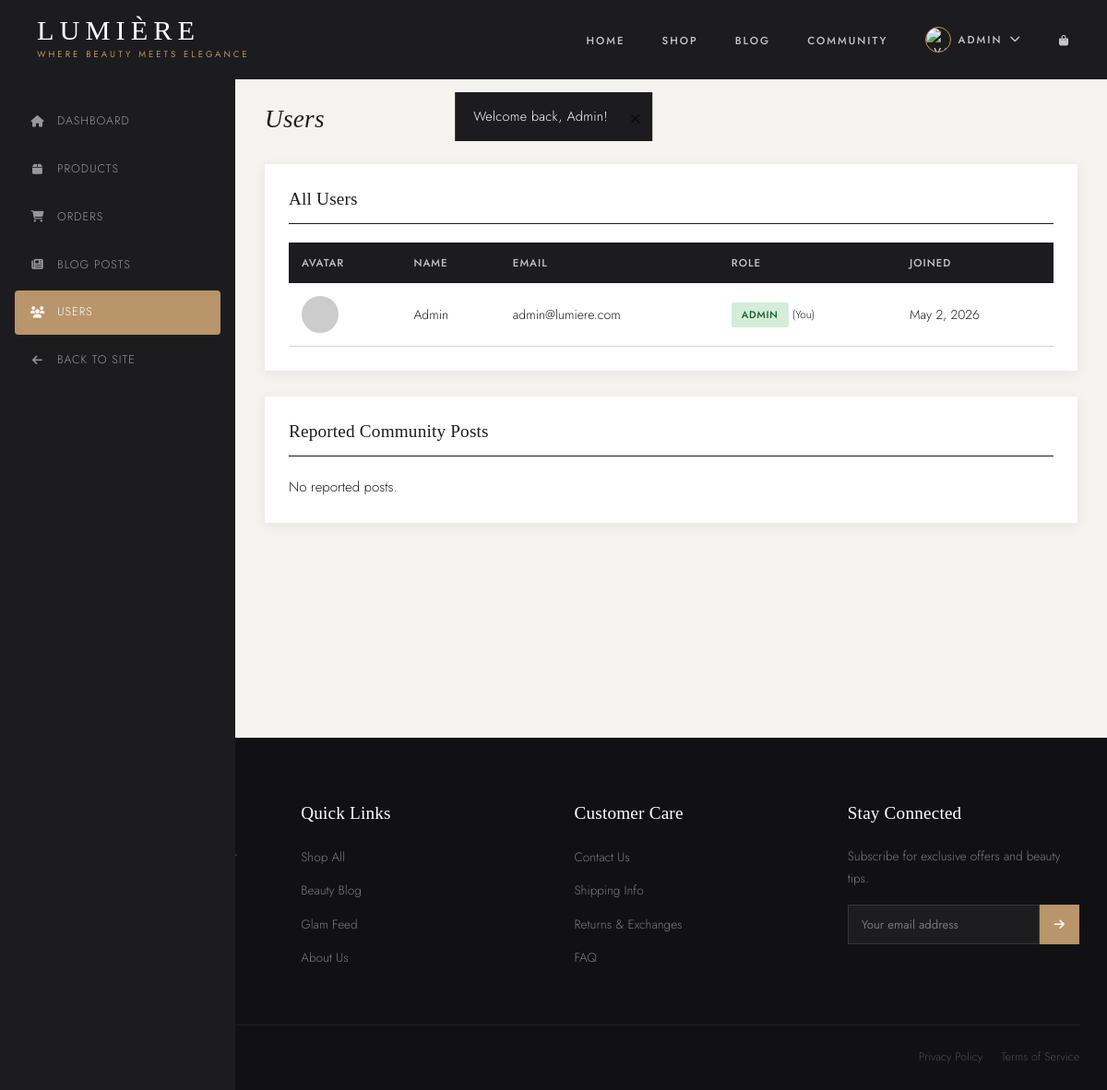
The page /admin/users.php (signed in) on the database its author committed.
### tables this page shows
CREATE TABLE users (
    id INT PRIMARY KEY AUTO_INCREMENT,
    name VARCHAR(100) NOT NULL,
    email VARCHAR(255) NOT NULL UNIQUE,
    password VARCHAR(255) NOT NULL,
    avatar VARCHAR(255) DEFAULT 'default-avatar.png',
    bio TEXT,
    role ENUM('user', 'admin') DEFAULT 'user',
    created_at TIMESTAMP DEFAULT CURRENT_TIMESTAMP
);

### includes/db.php (called while the page is built, shortened)
<?php
function h($string) {
    return htmlspecialchars($string, ENT_QUOTES, 'UTF-8');
}

### admin/users.php (the view, shortened to what this page needs)
<?php
require_once '../includes/db.php';
$stmt = $pdo->query("SELECT * FROM users ORDER BY created_at DESC");
$users = $stmt->fetchAll();
$stmt = $pdo->query("
    SELECT c.*, u.name as author_name
    FROM community c
    JOIN users u ON c.user_id = u.id
    WHERE c.reported = 1
    ORDER BY c.created_at DESC
");
$reportedPosts = $stmt->fetchAll();
require_once '../includes/header.php';
?>
<div class="admin-layout">
    <aside class="admin-sidebar">
        <ul class="admin-sidebar-menu">
            <li><a href="dashboard.php"><i class="fas fa-home"></i> Dashboard</a></li>
            <li><a href="products.php"><i class="fas fa-box"></i> Products</a></li>
            <li><a href="orders.php"><i class="fas fa-shopping-cart"></i> Orders</a></li>
            <li><a href="blogs.php"><i class="fas fa-newspaper"></i> Blog Posts</a></li>
            <li><a href="users.php" class="active"><i class="fas fa-users"></i> Users</a></li>
            <li><a href="../index.php"><i class="fas fa-arrow-left"></i> Back to Site</a></li>
        </ul>
    </aside>
    <div class="admin-main">
        <div class="admin-header">
            <h1>Users</h1>
        </div>
        <div class="admin-card">
            <h3>All Users</h3>
            <table class="admin-table">
                <thead>
                    <tr>
                        <th>Avatar</th>
                        <th>Name</th>
                        <th>Email</th>
                        <th>Role</th>
                        <th>Joined</th>
                    </tr>
                </thead>
                <tbody>
                    <?php foreach ($users as $user): ?>
                    <tr>
                        <td>
                            <img src="../uploads/avatars/<?php echo h($user['avatar']); ?>"
                                 alt="<?php echo h($user['name']); ?>"
                                 style="width: 40px; height: 40px; border-radius: 50%; object-fit: cover;"
                                 onerror="this.src='https://placehold.co/40x40/f5f0e8/c9a84c?text=U'">
                        </td>
                        <td><?php echo h($user['name']); ?></td>
                        <td><?php echo h($user['email']); ?></td>
                        <td>
                            <?php if ($user['id'] == $_SESSION['user_id']): ?>
                                <span class="status-badge status-delivered"><?php echo ucfirst($user['role']); ?></span>
                                <small style="color: var(--color-gray);">(You)</small>
                            <?php endif; ?>
                        </td>
                        <td><?php echo date('M j, Y', strtotime($user['created_at'])); ?></td>
                    </tr>
                    <?php endforeach; ?>
                </tbody>
            </table>
        </div>
        <div class="admin-card" id="community">
            <h3>Reported Community Posts</h3>
            <?php if (empty($reportedPosts)): ?>
            <p style="color: var(--color-gray);">No reported posts.</p>
            <?php endif; ?>
        </div>
    </div>
</div>
<?php require_once '../includes/footer.php'; ?>

### css/style.css (style rules this page uses)
:root { --ivory: #FAF7F2; --charcoal: #1C1C1E; --charcoal-2: #2C2C2E; --rose-gold: #B8956A; --rose-gold-lt: #C9A96E; --blush: #F2E8E1; --blush-dark: #E8D5C8; --white: #FFFFFF; --muted: #8A8A8E; --muted-light: #D1D1D6; --success: #34A853; --error: #C0392B; --warning: #E67E22; --font-head: 'Cormorant Garamond', Georgia, serif; --font-body: 'Jost', 'Helvetica Neue', sans-serif; --ease: cubic-bezier(0.25, 0.46, 0.45, 0.94); --trans: all 0.35s var(--ease); --shadow-sm: 0 2px 12px rgba(28,28,30,0.07); --shadow-md: 0 8px 32px rgba(28,28,30,0.12); --shadow-lg: 0 20px 60px rgba(28,28,30,0.15); }
*, *::before, *::after { margin: 0; padding: 0; box-sizing: border-box; }
html { scroll-behavior: smooth; }
body { font-family: var(--font-body); font-weight: 300; font-size: 15px; line-height: 1.75; color: var(--charcoal); background-color: var(--ivory); -webkit-font-smoothing: antialiased; }
a { text-decoration: none; color: inherit; transition: var(--trans); }
ul { list-style: none; }
img { max-width: 100%; height: auto; display: block; }
h1, h2, h3, h4, h5, h6 { font-family: var(--font-head); font-weight: 400; line-height: 1.25; color: var(--charcoal); letter-spacing: 0.01em; }
h1 { font-size: clamp(2.8rem, 6vw, 5rem); }
h3 { font-size: clamp(1.5rem, 2.5vw, 2rem); }
.admin-layout { display: flex; min-height: 100vh; padding-top: 80px; }
.admin-sidebar { width: 255px; background: var(--charcoal); padding: 28px 0; position: fixed; top: 80px; left: 0; bottom: 0; overflow-y: auto; }
.admin-sidebar-menu { padding: 0 16px; }
.admin-sidebar-menu li { margin-bottom: 4px; }
.admin-sidebar-menu a { display: flex; align-items: center; gap: 12px; padding: 13px 16px; color: rgba(255,255,255,0.55); font-size: 0.78rem; letter-spacing: 1px; text-transform: uppercase; border-radius: 4px; transition: var(--trans); }
.admin-sidebar-menu a:hover, .admin-sidebar-menu a.active { background: var(--rose-gold); color: var(--white); }
.admin-sidebar-menu i { width: 18px; text-align: center; }
.admin-main { flex: 1; margin-left: 255px; padding: 32px; background: #F5F3EF; }
.admin-header { display: flex; justify-content: space-between; align-items: center; margin-bottom: 32px; }
.admin-header h1 { font-size: 1.7rem; font-style: italic; }
.admin-card { background: var(--white); padding: 26px; margin-bottom: 28px; box-shadow: var(--shadow-sm); }
.admin-card h3 { margin-bottom: 20px; padding-bottom: 14px; border-bottom: 1.5px solid var(--charcoal); font-size: 1.2rem; }
.admin-table { width: 100%; border-collapse: collapse; }
.admin-table th { text-align: left; padding: 12px 14px; background: var(--charcoal); color: rgba(255,255,255,0.75); font-weight: 500; font-size: 0.72rem; letter-spacing: 1px; text-transform: uppercase; }
.admin-table td { padding: 14px; border-bottom: 1px solid var(--muted-light); vertical-align: middle; font-size: 0.88rem; }
.admin-table img { width: 46px; height: 46px; object-fit: cover; }
.status-badge { display: inline-block; padding: 4px 11px; font-size: 0.68rem; font-weight: 500; letter-spacing: 0.8px; text-transform: uppercase; border-radius: 2px; }
.status-delivered { background: #D4EDDA; color: #155724; }

### rows shown on the page
users: name "Admin", email "admin@lumiere.com", role "ADMIN", created_at "May 2, 2026"

### other values the page prints
$flash['message'] "Welcome back, Admin!"
$_SESSION['user_name'] "ADMIN"
